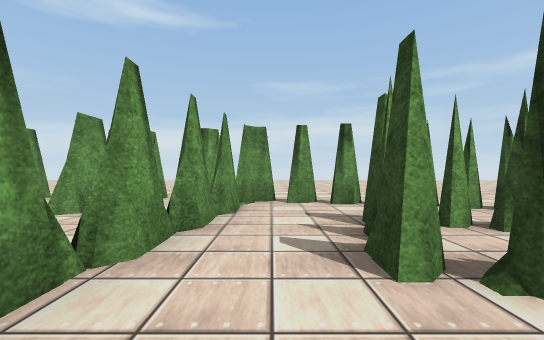
view 1 (above)

13 first-person views from a walk through a scene from a Unity 3-D project. The camera is 1.2 m above the floor, looks level and sees 90° across. The floor is counted in squares, 2 m on a side. Each view is taken from the middle of a square. On the plan, view 1 faces up. The plan holds only what a view shows up to about 9 squares ahead; the rest is blank. The place goes on beyond the plan. The player character is not drawn. Some animated figures are left out. Some surface patterns are stand-ins.

view 2
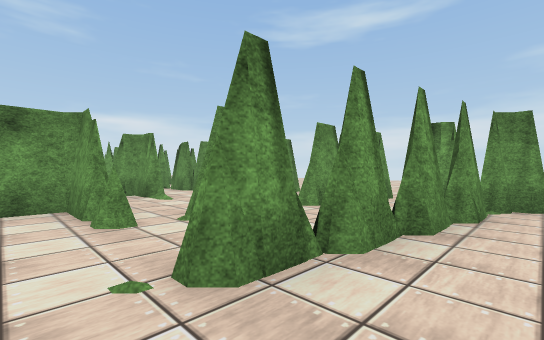

view 3
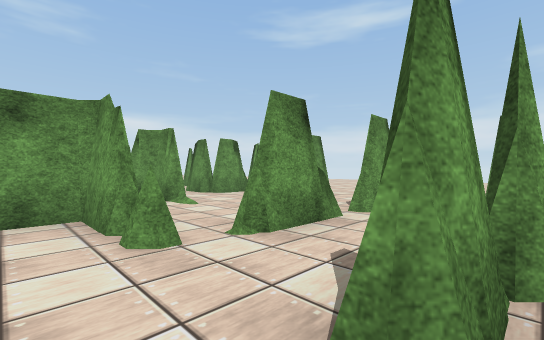

view 4
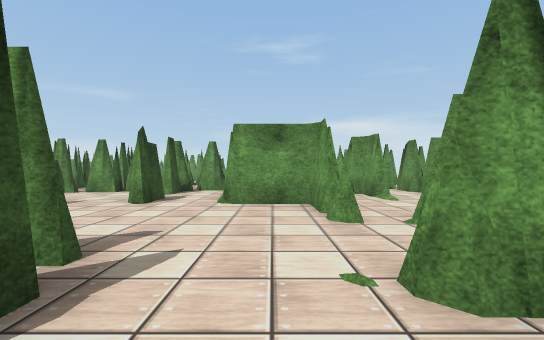

view 5
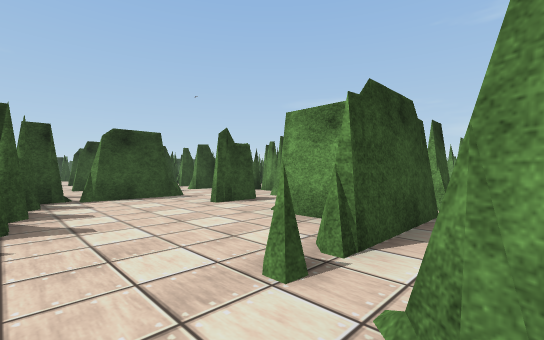

view 6
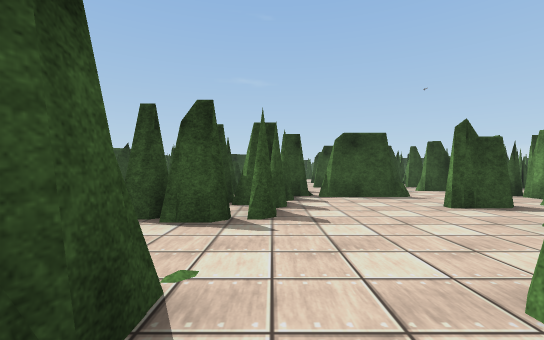

view 7
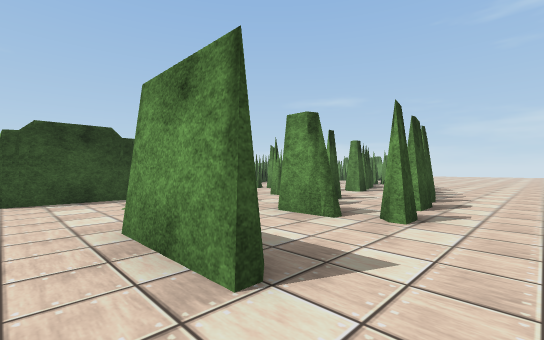

view 8
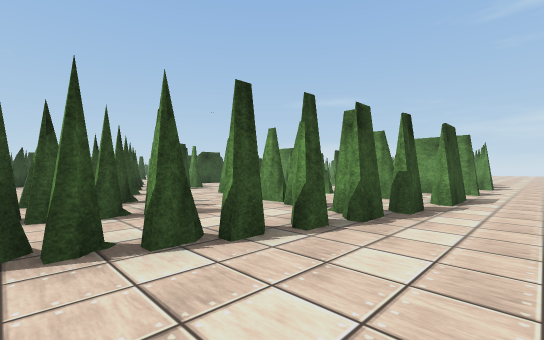

view 9
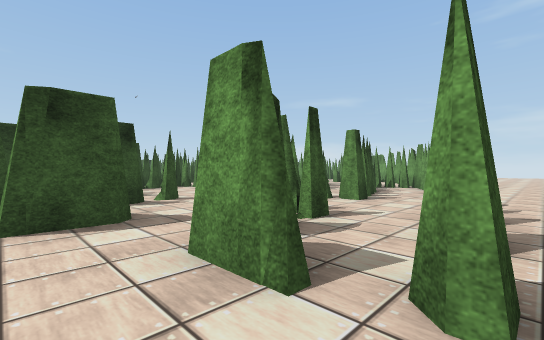

view 10
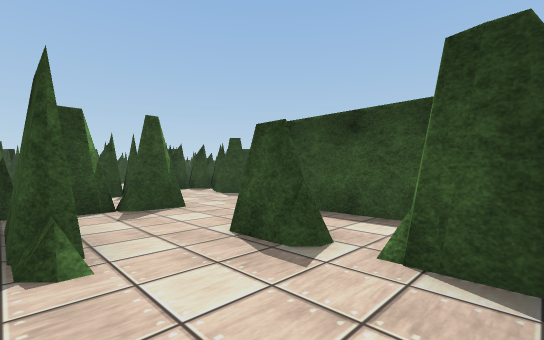

view 11
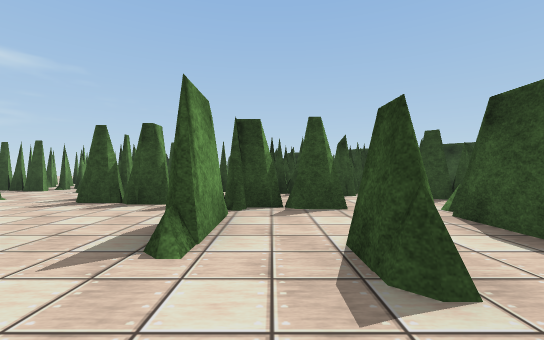

view 12
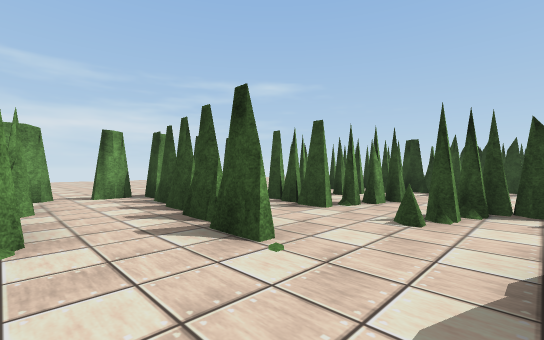

view 13
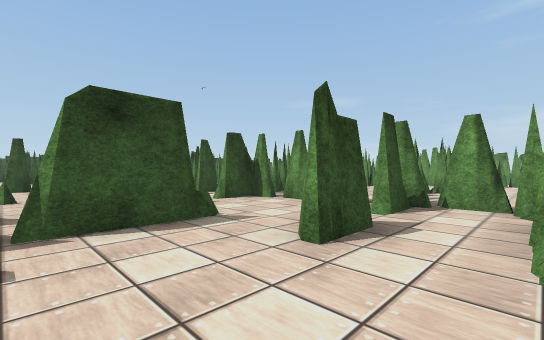

### Floor plan
Key: @ floor where view 1 was taken; # wall or solid block; x gap in a wall; . floor; = window, fence, low wall or low ledge; T thing the floor can be seen under or through.
Columns run from 12 left of view 1 to 5 right of it. Each row starts with its distance up from view 1.
  7 ................
  6 ...#.............
  5  ##..x.#.#.###x#.
  4   ####...x.#...###
  3    #.....T.#.####
  2    #.##..T.#.###
  1    #####TT.#..#
  0        #....@##
 -1       ##...##=#
 -2     ####..###
 -3     ##....##
 -4     #..####     ##
 -5     #....##
 -6     ##...#   ###
 -7      ####=   #
 -8              #

Positions as (right, up) in squares from view 1, and headings:
1: (0, 0), facing up
2: (0, 0), facing up-left
3: (-1, 0), facing up-left
4: (0, 0), facing left
5: (-2, 2), facing down-left
6: (-2, 2), facing down
7: (-4, 7), facing down-left
8: (3, 7), facing down-left
9: (-6, 6), facing down-left
10: (-7, -4), facing down-right
11: (-7, -5), facing right
12: (-3, -1), facing up-right
13: (-3, -1), facing down-left
